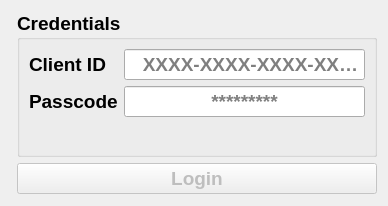
<?xml version="1.0" encoding="UTF-8"?>
<ui version="4.0">
 <class>Login</class>
 <widget class="QWidget" name="Login">
  <property name="windowModality">
   <enum>Qt::WindowModality::ApplicationModal</enum>
  </property>
  <property name="geometry">
   <rect>
    <x>0</x>
    <y>0</y>
    <width>388</width>
    <height>206</height>
   </rect>
  </property>
  <property name="windowTitle">
   <string>Login</string>
  </property>
  <property name="windowIcon">
   <iconset resource="Icons/TaxiCal_Icons.qrc">
    <normaloff>:/Main/Account.png</normaloff>:/Main/Account.png</iconset>
  </property>
  <layout class="QFormLayout" name="formLayout">
   <item row="0" column="1">
    <widget class="QGroupBox" name="groupBox">
     <property name="font">
      <font>
       <pointsize>14</pointsize>
       <bold>true</bold>
      </font>
     </property>
     <property name="title">
      <string>Credentials</string>
     </property>
     <layout class="QFormLayout" name="formLayout_2">
      <item row="0" column="0">
       <widget class="QLabel" name="lb_Client_ID">
        <property name="text">
         <string>Client ID</string>
        </property>
       </widget>
      </item>
      <item row="0" column="1">
       <widget class="QLineEdit" name="le_Client_ID">
        <property name="placeholderText">
         <string>   XXXX-XXXX-XXXX-XXXX</string>
        </property>
       </widget>
      </item>
      <item row="1" column="0">
       <widget class="QLabel" name="lb_Client_Passcode">
        <property name="text">
         <string>Passcode</string>
        </property>
       </widget>
      </item>
      <item row="1" column="1">
       <widget class="QLineEdit" name="le_Passcode">
        <property name="echoMode">
         <enum>QLineEdit::EchoMode::Password</enum>
        </property>
        <property name="placeholderText">
         <string>                *********</string>
        </property>
       </widget>
      </item>
      <item row="2" column="0" colspan="2">
       <widget class="QLabel" name="lb_Messege">
        <property name="text">
         <string/>
        </property>
       </widget>
      </item>
     </layout>
    </widget>
   </item>
   <item row="1" column="1">
    <widget class="QPushButton" name="pb_Login">
     <property name="enabled">
      <bool>false</bool>
     </property>
     <property name="font">
      <font>
       <pointsize>14</pointsize>
       <bold>true</bold>
      </font>
     </property>
     <property name="text">
      <string>Login</string>
     </property>
     <property name="icon">
      <iconset resource="Icons/TaxiCal_Icons.qrc">
       <normaloff>:/Buttons/Login_Cropped.png</normaloff>:/Buttons/Login_Cropped.png</iconset>
     </property>
     <property name="iconSize">
      <size>
       <width>25</width>
       <height>25</height>
      </size>
     </property>
    </widget>
   </item>
  </layout>
 </widget>
 <resources>
  <include location="Icons/TaxiCal_Icons.qrc"/>
 </resources>
 <connections/>
</ui>
